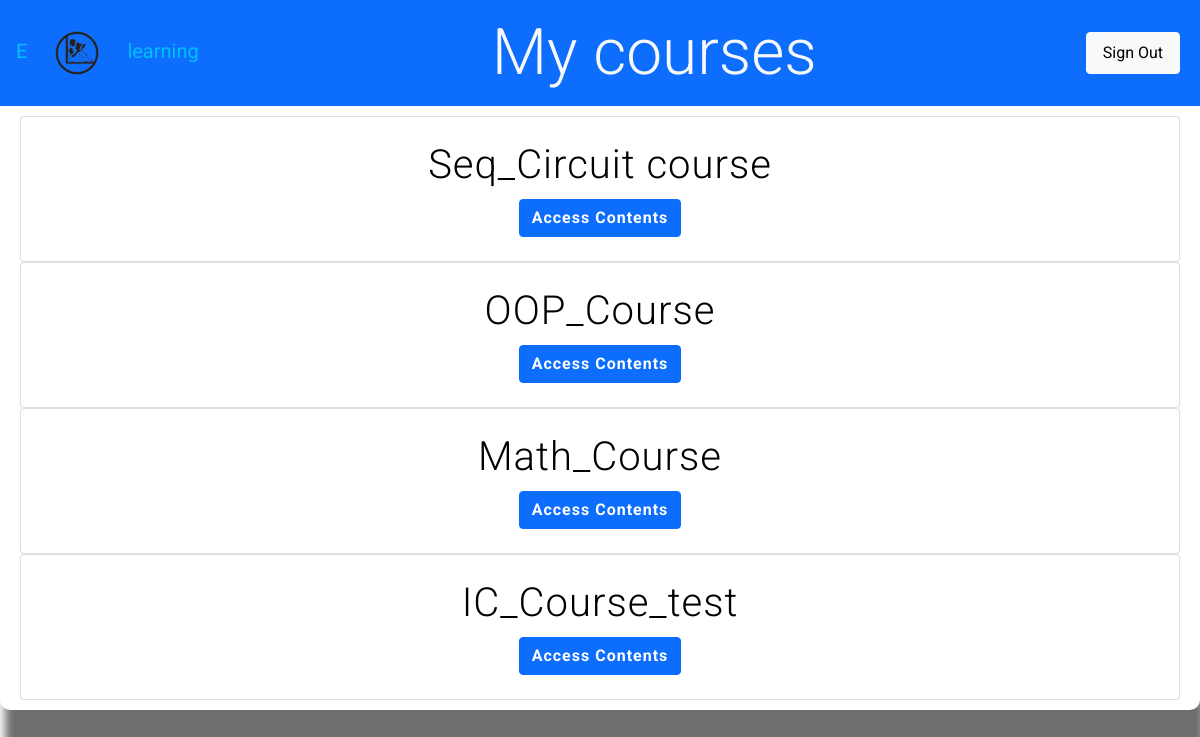
The page /students/courses/ (signed in) on the database its author committed.
### courses/models.py (models this page shows, shortened)
class Course(models.Model):
    owner = models.ForeignKey(User, related_name="courses_created", on_delete=models.CASCADE)
    subject = models.ForeignKey(Subject, related_name="courses", on_delete=models.CASCADE)
    title = models.CharField(max_length=200)
    overview = models.TextField()
    slug = models.CharField(max_length=200, unique=True)
    created = models.DateTimeField(auto_now_add=True)
    students = models.ManyToManyField(User, related_name="courses_joined", blank=True)
    class Meta:
        ordering = ['-created']

### students/views.py (the view)
# urls.py: path('courses/', views.StudentCourseListView.as_view(), name='student_course_list'),
class StudentCourseListView(LoginRequiredMixin, ListView):
    model = Course
    template_name = 'students/student/list.html'
    def get_queryset(self):
        qs = super().get_queryset()
        return qs.filter(students__in=[self.request.user])

### students/templates/students/student/list.html (shortened to what this page needs)
{% extends 'base.html' %}
{% load static %}
{% block page_title %}
    My courses
{% endblock %}
{% block content%}
    <div class="module shadow-style w-100">
        {% for course in object_list %}
            <div class="card p-1 text-center hover-style">
                <h3 class="display-6">{{ course.title }}</h3>
                <p>
                    <a class="btn btn-primary text-white" href="{% url 'student_course_detail' course.id %}">Access Contents</a>
                </p>
            </div>
        {% empty %}
            <p class="text-primary display-6">you are not enrolled in any courses yet</p>
            <a class="btn btn-success text-white" href="{% url 'course_list' %}">Browse Course</a> to enroll in a course
        {% endfor %}
    </div>
{% endblock %}

### courses/static/base.css (style rules this page uses)
body { width: 100%; margin:0; font-family:'Roboto', sans-serif; font-weight:400; color: deepskyblue; }
a { color:deepskyblue; text-decoration:none; }
h1, h2, h3, h4, h5, h6 { font-family:'Roboto', sans-serif; font-weight:300; }
.shadow-style { border-radius: 10px; padding: 10px; background: #434343; letter-spacing: 1px; box-shadow: 5px 40px 10px rgba(0,0,0,0.57); transition: all 0.4s ease 0s; color: deepskyblue; }
.module { padding:10px 20px; float:left; width:80%; background: white; color: black; }
.module h3 { margin:20px 0 0; padding:0; width:100%; }
.module p { margin:10px 0 20px; width:100%; }
.module a { color: black; font-weight: bold; }

### rows shown on the page
Course: title "Seq_Circuit course"
Course: title "OOP_Course"
Course: title "Math_Course"
Course: title "IC_Course_test"
